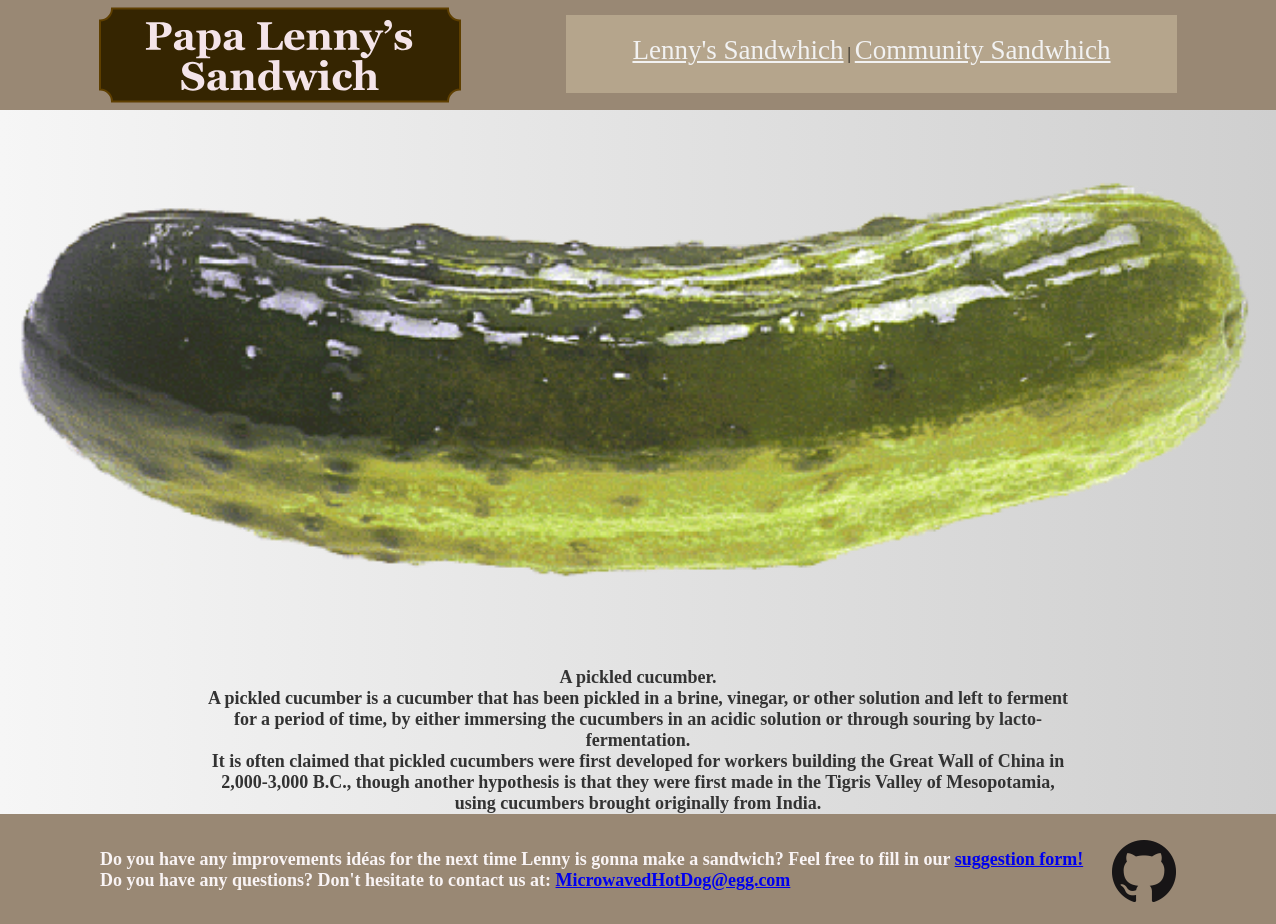
Screenshot of /3/ with the database file from the repository.
### eggu/models.py (models this page shows, shortened)
class Ingredient(models.Model):
    title = models.CharField(max_length=255)
    description = models.TextField()
    order = models.IntegerField(default=0)
    image = models.ImageField(upload_to="pics", blank=True)
    Sandwich = models.ForeignKey(Sandwich, on_delete=models.DO_NOTHING)
    class Meta:
        ordering = ["order", ]

### eggu/views.py (the view)
# urls.py: path("<int:pk>/", views.ingredient_detail, name="detail"),
def ingredient_detail(request, pk):
    ingredient = Ingredient.objects.get(pk=pk)
    c_sandwich = get_object_or_404(Sandwich, pk=2)
    return render(request, "eggu/ingredient_detail.html", {
        "ingredient": ingredient,
        "c_sandwich": c_sandwich})

### eggu/templates/eggu/ingredient_detail.html (shortened to what this page needs)
{% extends "layout.html" %}
{% load static from staticfiles %}
{% block content %}
<section class="ingredient-content-section">
    {% if ingredient.image %}
    <img src="{{ ingredient.image.url }}" width="700" alt="gamer ingredient" id="ingredient-image">
    {% else %}
    <div>
        <img src="{% static 'eggu/Question_mark.png' %}" width="400" alt="gamer ingredient">
        <p>The person who added this ingredient didn't upload a picture, or it was removed, feel free to add one though</p>
    </div>
    {% endif %}
    <div>
        <h3 id="ingredient-description">{{ ingredient.description|linebreaks }}</h3>
    </div>
</section>
{% endblock %}

### assets/css/layout.css (style rules this page uses)
* { margin: 0; padding: 0; }
html, body { height: 100%; margin: 0; padding: 0; }
h3 { font-family : Georgia; font-size : 18px; color : #F9F4F5; color : rgb(249, 244, 245); }
#ingredient-description { color: rgb(51, 51, 51); margin-left: 200px; margin-right: 200px; margin-top: 5px; }
#ingredient-image, #ingredient-image-form { min-height: 500px; max-height: 600px; width: auto; }
.ingredient-content-section { text-align: center; margin-top: 6vh; }

### rows the page displays
Ingredient: image (picture), description "A pickled cucumber. A pickled cucumber is a cucumber that has been pickled in a brine, vinegar, or other solution and left to ferment for a period of time, by either immersing the cucumbers in an acidic solution or through souring by lacto-fermentation. It is often claimed that pickled cucumbers were first developed for workers building the Great Wall of China in 2,000-3,000 B.C., though another hypothesis is that they were first made in the Tigris Valley of Mesopotamia, using cucumbers brought originally from India."

### other values shown
{{ "MicrowavedHotDog@egg.com"|urlize }} "MicrowavedHotDog@egg.com"
